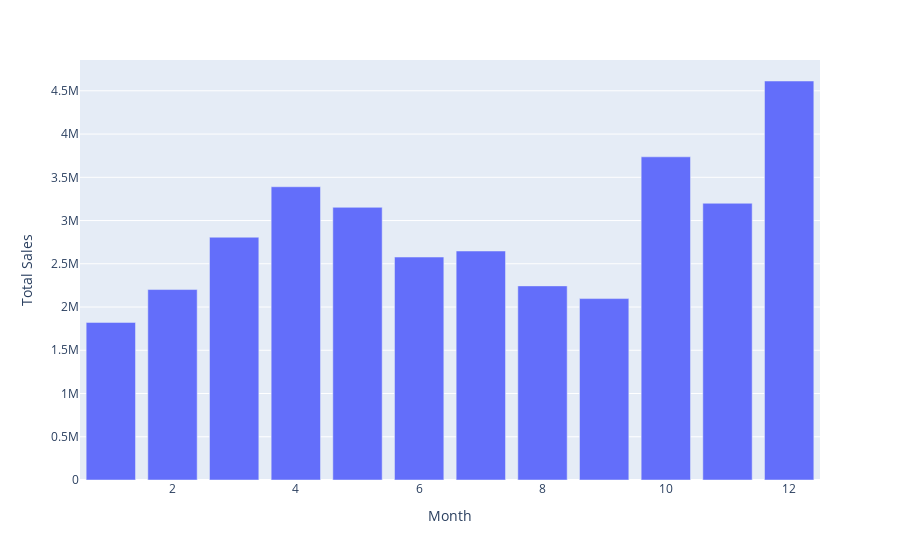

Notebook code cell kept with this figure:
### Code cell
import plotly.express as px
import plotly.graph_objects as go

px.bar(salesdf,x=salesdf.index, y='Total Sales')

### Figure 1 — Plotly figure (JSON) as saved in the notebook; plotly's stock layout.template omitted (floating-point values rounded to 4 significant figures)
{"data": [{"alignmentgroup": "True", "hovertemplate": "Month=%{x}<br>Total Sales=%{y}<extra></extra>", "legendgroup": "", "marker": {"color": "#636efa", "pattern": {"shape": ""}}, "name": "", "offsetgroup": "", "orientation": "v", "showlegend": false, "textposition": "auto", "type": "bar", "x": [1, 2, 3, 4, 5, 6, 7, 8, 9, 10, 11, 12], "xaxis": "x", "y": [1822000.0, 2202000.0, 2807000.0, 3391000.0, 3153000.0, 2578000.0, 2648000.0, 2244000.0, 2098000.0, 3737000.0, 3200000.0, 4613000.0], "yaxis": "y"}], "layout": {"barmode": "relative", "legend": {"tracegroupgap": 0}, "margin": {"t": 60}, "xaxis": {"anchor": "y", "domain": [0, 1], "title": {"text": "Month"}}, "yaxis": {"anchor": "x", "domain": [0, 1], "title": {"text": "Total Sales"}}}}
